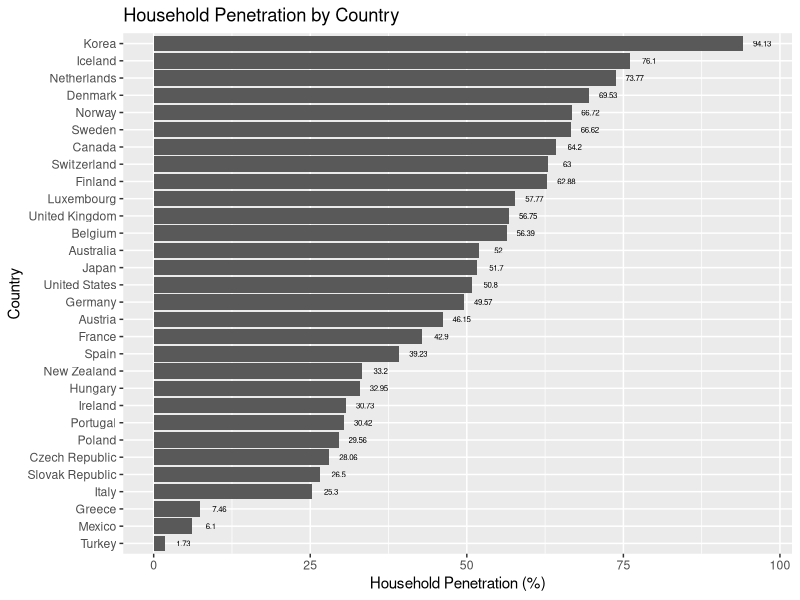
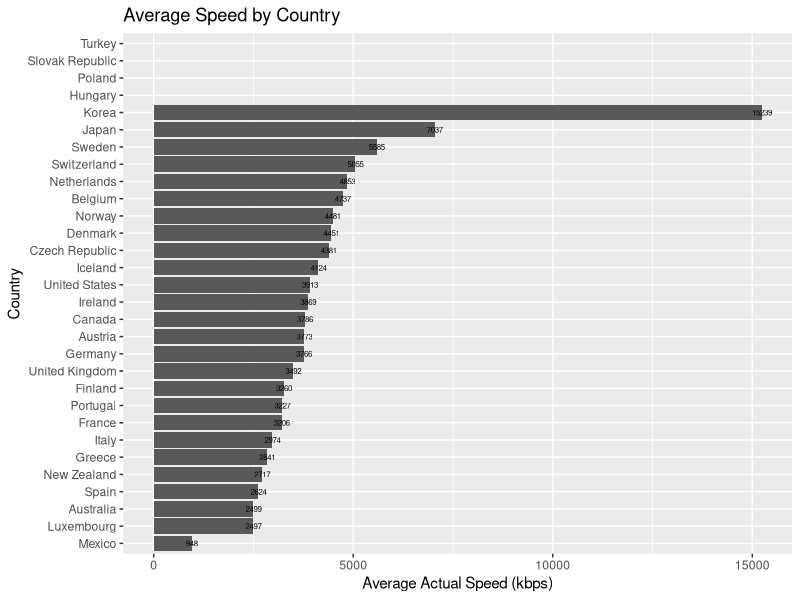
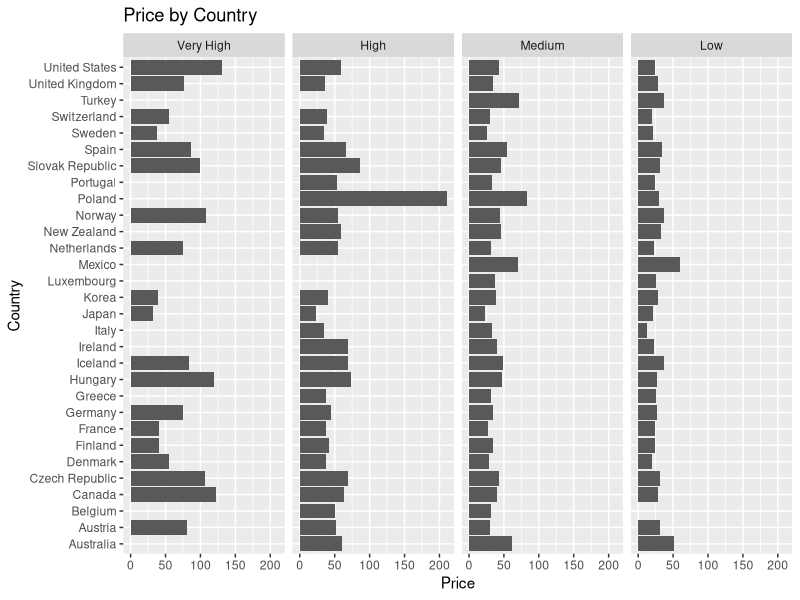
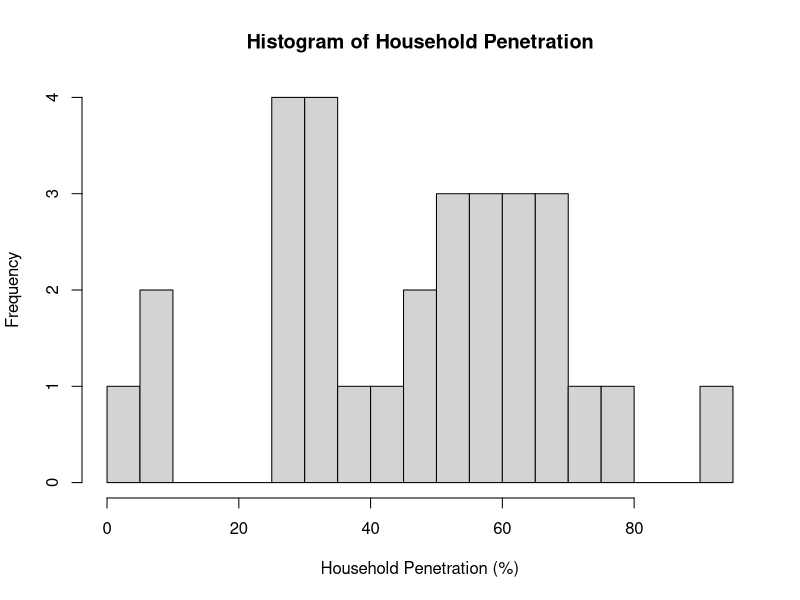
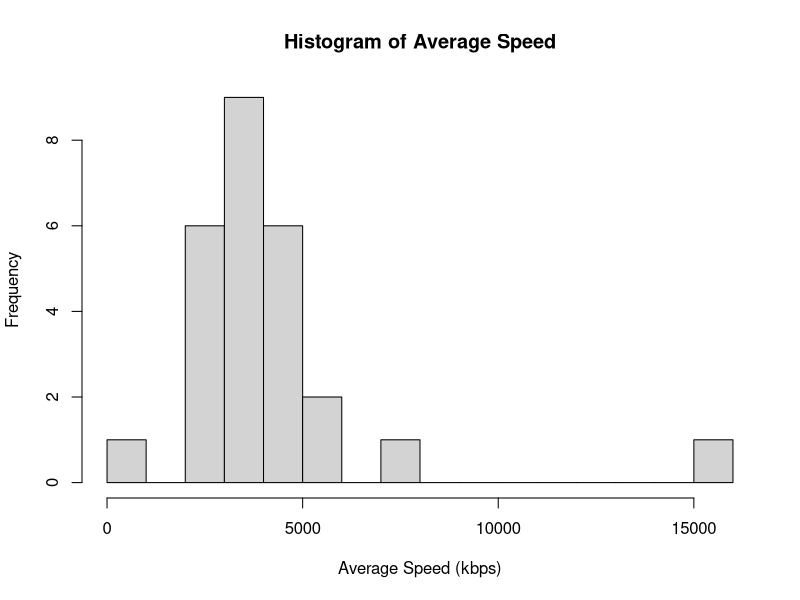
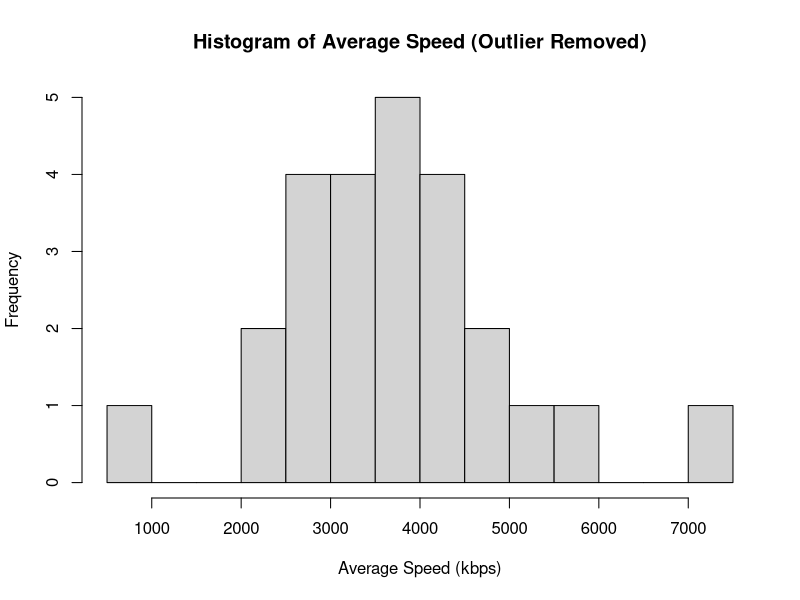
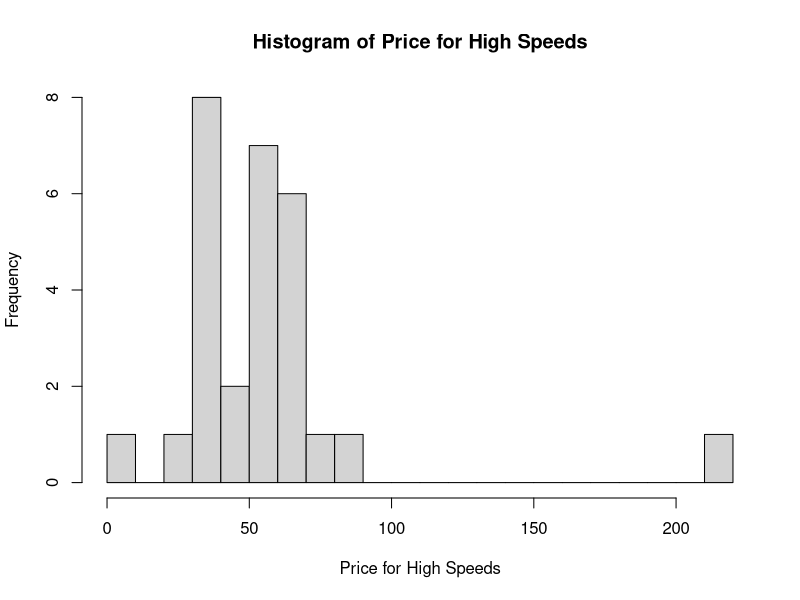
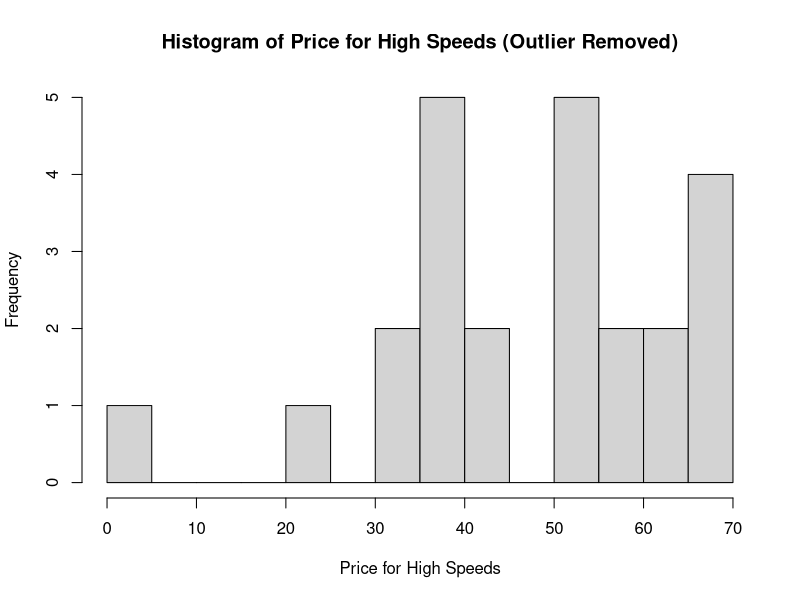

Generate these figures, in order, with R:
## ---- chunk 1
knitr::opts_chunk$set(echo = TRUE, warning = FALSE)
## ---- chunk 2
library(dplyr)
library(car)
library(ggplot2)

t1 = as_tibble(read.csv('Penetration.csv', stringsAsFactors = F))
t2 = as_tibble(read.csv('Price.csv', stringsAsFactors = F))
t3 = as_tibble(read.csv('Speed.csv', stringsAsFactors = F))

t = t1 %>% full_join(t2) %>% full_join(t3)
str(t)
## ---- chunk 3
clean_percent = function(x) as.numeric(gsub('%', '', x))
clean_dollar = function(x) as.numeric(gsub('\\$', '', x))
clean_commas = function(x) as.numeric(gsub(',', '', x))

t = t %>%
    filter(Country != '') %>%
    select(-c(X, Country.code)) %>%
    mutate(Growth.in.3G.penetration = clean_percent(Growth.in.3G.penetration)) %>%
    mutate(Percent.of.population.in.urban.areas = clean_percent(Percent.of.population.in.urban.areas))

for (c in grep('Price', names(t))) t[c] = unlist(lapply(t[c], clean_dollar))
for (c in grep('Maximum|Average|Standard|Median|X90p', names(t))) t[c] = unlist(lapply(t[c], clean_commas))
t$Country = factor(t$Country)
t$Country.Code = factor(t$Country.Code)
str(t)
## ---- chunk 4
summary(t$Household.penetration..OECD)
ggplot(t, aes(x=reorder(Country, Household.penetration..OECD), y=Household.penetration..OECD)) +
    geom_bar(stat='identity') +
    geom_text(aes(label=Household.penetration..OECD), nudge_y = 3, size = 2) +
    labs(title = 'Household Penetration by Country', y = 'Household Penetration (%)', x = 'Country') +
    coord_flip()
## ---- chunk 5
ggplot(t, aes(x=reorder(Country, Average.actual.speed..Akamai..kbps.), y=Average.actual.speed..Akamai..kbps.)) +
    geom_bar(stat='identity') +
    geom_text(aes(label=Average.actual.speed..Akamai..kbps.), nudge_y = 3, size = 2) +
    labs(title = 'Average Speed by Country', y = 'Average Actual Speed (kbps)', x = 'Country') +
    coord_flip()
## ---- chunk 6
s1 = t %>% select(c(Country, Price.for.very.high.speeds..combined)) %>% mutate(speed = 'Very High') %>% 
    rename(price = Price.for.very.high.speeds..combined)
s2 = t %>% select(c(Country, Price.for.high.speeds..combined)) %>% mutate(speed = 'High') %>% rename(price = Price.for.high.speeds..combined)
s3 = t %>% select(c(Country, Price.for.med.speeds..combined)) %>% mutate(speed = 'Medium') %>% rename(price = Price.for.med.speeds..combined)
s4 = t %>% select(c(Country, Price.for.low.speeds..combined)) %>% mutate(speed = 'Low') %>% rename(price = Price.for.low.speeds..combined)
s = s1 %>% bind_rows(s2) %>% bind_rows(s3) %>% bind_rows(s4) %>% mutate(speed = factor(speed, c('Very High', 'High', 'Medium', 'Low')))

ggplot(s, aes(x = Country, y = price)) +
    geom_bar(stat='identity') +
    facet_grid(. ~ speed) +
    labs(title = 'Price by Country', y = 'Price', x = 'Country') +
    coord_flip()
## ---- chunk 7
summary(t$Household.penetration..OECD)
hist(t$Household.penetration..OECD, breaks = 20,
     main = 'Histogram of Household Penetration', xlab = 'Household Penetration (%)')
## ---- chunk 8
summary(t$Average.actual.speed..Akamai..kbps., na.rm = T)
hist(t$Average.actual.speed..Akamai..kbps., breaks = 20,
     main = 'Histogram of Average Speed', xlab = 'Average Speed (kbps)')
## ---- chunk 9
t_sub1 <- subset(t, Average.actual.speed..Akamai..kbps. < 8000, na.rm = T)
summary(t_sub1$Average.actual.speed..Akamai..kbps.)
hist(t_sub1$Average.actual.speed..Akamai..kbps., breaks = 20,
     main = 'Histogram of Average Speed (Outlier Removed)', xlab = 'Average Speed (kbps)')
## ---- chunk 10
summary(t$Price.for.high.speeds..combined, na.rm = T)
hist(t$Price.for.high.speeds..combined, breaks = 20,
     main = 'Histogram of Price for High Speeds', xlab = 'Price for High Speeds')
## ---- chunk 11
t_sub2 <- subset(t_sub1, Price.for.high.speeds..combined < 200, na.rm = T)
hist(t_sub2$Price.for.high.speeds..combined, breaks = 20,
     main = 'Histogram of Price for High Speeds (Outlier Removed)', xlab = 'Price for High Speeds')
## ---- chunk 12
summary(t$Price.for.med.speeds..combined)
hist(t$Price.for.med.speeds..combined, breaks = 20,
     main = 'Histogram of Price for Medium Speeds', xlab = 'Price for Medium Speeds')
## ---- chunk 13
scatterplotMatrix( ~t$Average.actual.speed..Akamai..kbps. +
                     t$Household.penetration..OECD +
                     t$Price.for.very.high.speeds..combined + 
                     t$Price.for.high.speeds..combined + 
                     t$Price.for.med.speeds..combined +
                     t$Price.for.low.speeds..combined,
                   diagonal = 'hist',
                   main = 'Average Speed vs Household Penetration vs Price')
## ---- chunk 14
scatterplotMatrix( ~ t_sub2$Average.actual.speed..Akamai..kbps. + 
                     t_sub2$Household.penetration..OECD,
                   diagonal = 'hist',
                   main = 'Average Speed vs Houshold Penetration')
## ---- chunk 15
scatterplotMatrix( ~ t_sub2$Average.actual.speed..Akamai..kbps. +
                       t_sub2$Price.for.very.high.speeds..combined +
                       t_sub2$Price.for.high.speeds..combined + 
                       t_sub2$Price.for.med.speeds..combined +
                       t_sub2$Price.for.low.speeds..combined, 
                   diagonal = 'hist',
                   main = 'Average Speed vs Prices for various speed tiers')
## ---- chunk 16
scatterplotMatrix( ~ t_sub2$Household.penetration..OECD +
                       t_sub2$Price.for.very.high.speeds..combined +
                       t_sub2$Price.for.high.speeds..combined + 
                       t_sub2$Price.for.med.speeds..combined +
                       t_sub2$Price.for.low.speeds..combined, 
                   diagonal = 'hist',
                   main = 'Household Penetration vs Prices for various speed tiers')
## ---- chunk 17
scatterplotMatrix( ~ t_sub2$Percent.of.population.in.urban.areas +
                       t_sub2$Household.penetration..OECD +
                       t_sub2$Average.actual.speed..Akamai..kbps. +
                       t_sub2$Price.for.very.high.speeds..combined +
                       t_sub2$Price.for.high.speeds..combined + 
                       t_sub2$Price.for.med.speeds..combined +
                       t_sub2$Price.for.low.speeds..combined, 
                   diagonal = 'hist',
                   main = 'Household Penetration vs Prices for various speed tiers')


plot(t_sub2$Household.penetration..OECD, factor = 2, t_sub2$Percent.of.population.in.urban.areas, factor = 2,
     xlab = "House Penetration", ylab = "Population % in Urban Areas",
     main = "House Penetration and Population in Urban Areas")

plot(t_sub2$Average.actual.speed..Akamai..kbps., factor = 2, t_sub2$Percent.of.population.in.urban.areas, factor = 2,
     xlab = "Average Speed", ylab = "Population % in Urban Areas",
     main = "Average Speed and Population in Urban Areas")

plot(t_sub2$Average.actual.speed..Akamai..kbps., factor = 2, t_sub2$Price.for.high.speeds..combined, factor = 2,
     xlab = "Price for high speed network", ylab = "Population % in Urban Areas",
     main = "Price for high speed network and Population in Urban Areas")
## ---- chunk 18
lm(t_sub2$Household.penetration..OECD ~ t_sub2$Percent.of.population.in.urban.areas)
## ---- chunk 19
lm(t_sub2$Average.actual.speed..Akamai..kbps. ~ t_sub2$Percent.of.population.in.urban.areas)
## ---- chunk 20
lm(t_sub2$Average.actual.speed..Akamai..kbps. ~ t_sub2$Price.for.very.high.speeds..combined)

lm(t_sub2$Average.actual.speed..Akamai..kbps. ~ t_sub2$Price.for.high.speeds..combined)

lm(t_sub2$Average.actual.speed..Akamai..kbps. ~ t_sub2$Price.for.med.speeds..combined)

lm(t_sub2$Average.actual.speed..Akamai..kbps. ~ t_sub2$Price.for.low.speeds..combined)
## ---- chunk 21
lm(t_sub2$Average.actual.speed..Akamai..kbps. ~ t_sub2$Percent.of.population.in.urban.areas + t_sub2$Price.for.very.high.speeds..combined)
## ---- chunk 22
lm(t_sub2$Average.actual.speed..Akamai..kbps. ~ t_sub2$Percent.of.population.in.urban.areas + t_sub2$Price.for.high.speeds..combined)
## ---- chunk 23
lm(t_sub2$Average.actual.speed..Akamai..kbps. ~ t_sub2$Percent.of.population.in.urban.areas + t_sub2$Price.for.med.speeds..combined)
## ---- chunk 24
lm(t_sub2$Average.actual.speed..Akamai..kbps. ~ t_sub2$Percent.of.population.in.urban.areas + t_sub2$Price.for.low.speeds..combined)
